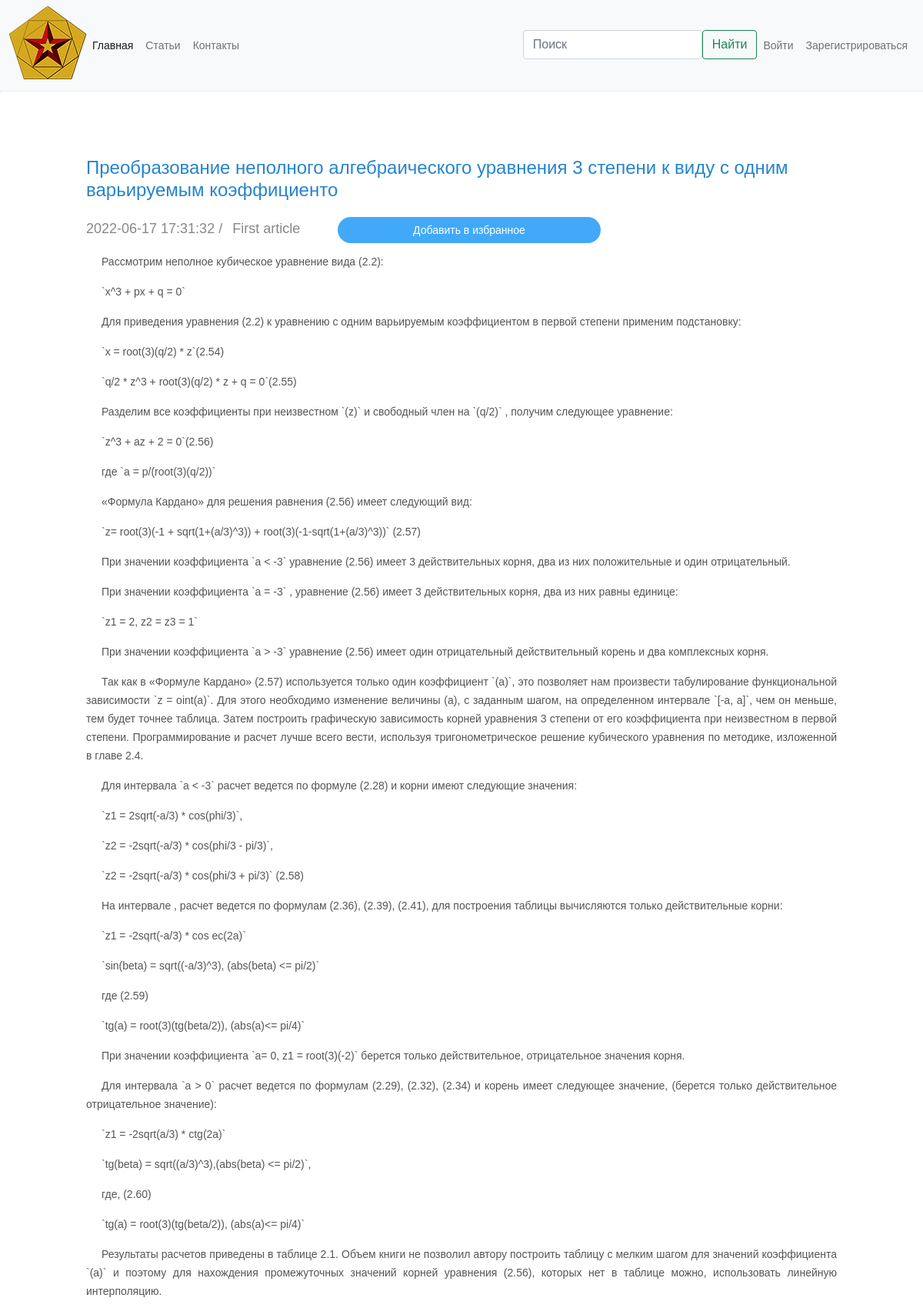
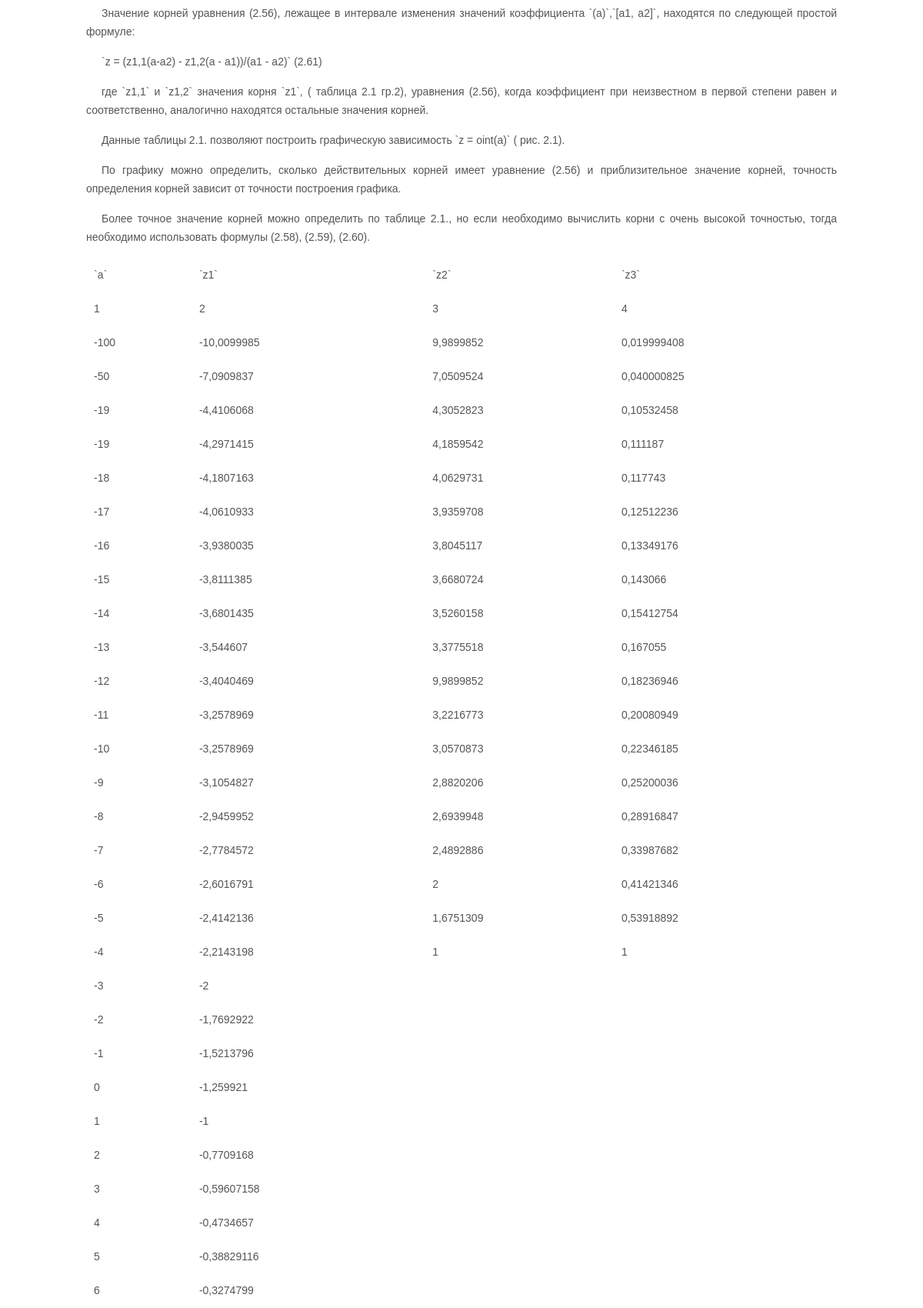
The app's page /page/page.php?id=41 (upper part) with its own data (2 pictures, top to bottom).
### tables this page shows
CREATE TABLE IF NOT EXISTS `articles` (
  `id` int(10) UNSIGNED NOT NULL AUTO_INCREMENT,
  `name` varchar(100) DEFAULT NULL,
  `descr` text,
  `text` text,
  `text_compl` text,
  `keywords` varchar(255) NOT NULL,
  `description` varchar(255) NOT NULL,
  `comments` int(11) DEFAULT NULL,
  `category` varchar(255) NOT NULL,
  `data` datetime DEFAULT NULL,
  PRIMARY KEY (`id`)
);

### page/page.php (the view, shortened to what this page needs)
<?php
require '../include/connect_db.php';
$stmt = $mysql->prepare('SELECT * FROM articles WHERE id = ?');
$stmt->bind_param('s', $_GET['id']);
$stmt->execute();
$articles_info = $stmt->get_result();
$art = $articles_info->fetch_assoc();
require '../include/header_page.php';
?>
<div id="main">
  <div class="container">
    <div class="post">
      <h3 class="page-title"><a href="page.php?id=<?= $art['id'] ?>"><?= $art['name'] ?></a></h3>
      <div class="d-flex">
        <h3 class="post-meta"><?= $art['data'] ?> / <span class="disqus-comment-count ms-2 me-4" data-disqus-url="http://prikladnayamatematika.ru/page/page.php?id=<?= $art['id'] ?>">First article</span>
        </h3>
        <?php if (empty($_SESSION['id'])) { ?>
          <a href="register.php" class="more-link-page">Добавить в избранное</a>
        <?php } else { ?>
          <a href="../include/follow_art.php?article_id=<?= $art['id'] ?>&user_id=<?= $user['id'] ?>" class="more-link-page">Добавить в избранное</a>
        <?php } ?>
      </div>
      <?= $art['text_compl'] ?>
    </div>
  </div>
</div>
<?php
require '../include/footer.php';

### styles/style.css (style rules this page uses)
body { font-family: arial, sans-serif; background-color: #fff; color: #555; line-height: 24px; font-size: 14px; }
h3 { font-size: 24px; margin: 40px 0 20px 0; }
p { margin: 0 0 15px 0; }
a { text-decoration: none; color: #2684cd; }
#main { margin: 0px 0 50px 0; width: 100%; float: right; }
.post { align-items: center; min-width: 250px; }
.page-title { width: 100%; }
.post-meta, .post-meta a { margin: 5px 0 20px 0; font-size: 18px; color: #888; text-decoration: none; }
.more-link-page { display: block; background-color: #42a9f8; width: 35%; height: 34px; color: #fff; text-align: center; padding: 5px 0; margin: 0 0 0 25px; border-radius: 20px; }
:root { --bg-primary: #3a3a3a; --main-color: white; --secondary-color: #89ff89; font-family: 'Noto-sans', sans-serif; }
.post-table { width: 100%; text-align: center; margin-bottom: 1em; }
.post-table-row { border-bottom: 1px solid #747373; }
.post-table-element { padding: 10px; }
.content { display: inline-block; margin: 0 auto; width: 100%; margin-bottom: 1em; }
.text-just { text-align: justify; text-indent: 20px; }
.container { width: 85%; max-width: 1000px; margin: 0 auto; z-index: 2; position: relative; }

### records on screen
articles: name "Преобразование неполного алгебраического уравнения 3 степени к виду с одним варьируемым коэффициенто", data "2022-06-17 17:31:32", text_compl "Рассмотрим неполное кубическое уравнение вида (2.2): `x^3 + px + q = 0` Для приведения уравнения (2.2) к уравнению с одним варьируемым коэффициентом в первой степени применим подстановку: `x = root(3)(q/2) * z`(2.54) `q/2 * z^3 + root(3)(q/2) * z + q = 0`(2.55) Разделим все коэффициенты при неизвестном `(z)` и свободный член на `(q/2)` , получим следующее уравнение: `z^3 + az + 2 = 0`(2.56) где `a = p/(root(3)(q/2))` «Формула Кардано» для решения равнения (2.56) имеет следующий вид: `z= root(3)(-1 + sqrt(1+(a/3)^3)) + root(3)(-1-sqrt(1+(a/3)^3))` (2.57) При значении коэффициента `a < -3` уравнение (2.56) имеет 3 действительных корня, два из них положительные и один отрицательный. При…"
